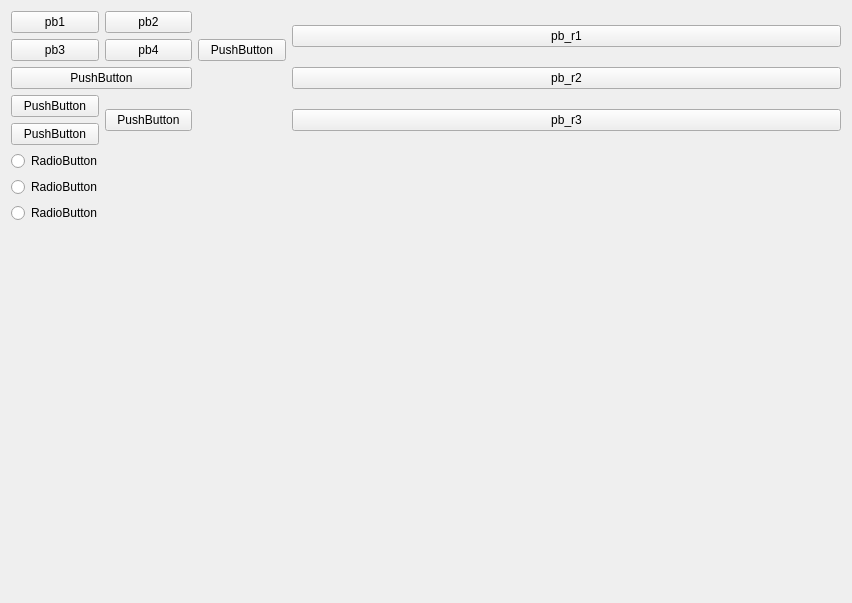
<?xml version="1.0" encoding="UTF-8"?>
<ui version="4.0">
 <class>Form</class>
 <widget class="QWidget" name="Form">
  <property name="geometry">
   <rect>
    <x>0</x>
    <y>0</y>
    <width>852</width>
    <height>603</height>
   </rect>
  </property>
  <property name="windowTitle">
   <string>Form</string>
  </property>
  <layout class="QGridLayout" name="gridLayout">
   <item row="0" column="0">
    <layout class="QVBoxLayout" name="verticalLayout_3" stretch="3,1">
     <item>
      <layout class="QHBoxLayout" name="horizontalLayout_top" stretch="1,2">
       <item>
        <layout class="QGridLayout" name="gridLayout_top_left" columnstretch="0,0,0">
         <item row="3" column="0">
          <widget class="QPushButton" name="pushButton_2">
           <property name="text">
            <string>PushButton</string>
           </property>
          </widget>
         </item>
         <item row="2" column="0" colspan="2">
          <widget class="QPushButton" name="pushButton">
           <property name="text">
            <string>PushButton</string>
           </property>
          </widget>
         </item>
         <item row="0" column="0">
          <widget class="QPushButton" name="pb1">
           <property name="text">
            <string>pb1</string>
           </property>
          </widget>
         </item>
         <item row="1" column="1">
          <widget class="QPushButton" name="pb4">
           <property name="text">
            <string>pb4</string>
           </property>
          </widget>
         </item>
         <item row="0" column="1">
          <widget class="QPushButton" name="pb2">
           <property name="text">
            <string>pb2</string>
           </property>
          </widget>
         </item>
         <item row="1" column="0">
          <widget class="QPushButton" name="pb3">
           <property name="text">
            <string>pb3</string>
           </property>
          </widget>
         </item>
         <item row="4" column="0">
          <widget class="QPushButton" name="pushButton_3">
           <property name="text">
            <string>PushButton</string>
           </property>
          </widget>
         </item>
         <item row="3" column="1" rowspan="2">
          <widget class="QPushButton" name="pushButton_4">
           <property name="text">
            <string>PushButton</string>
           </property>
          </widget>
         </item>
         <item row="0" column="2" rowspan="3">
          <widget class="QPushButton" name="pushButton_5">
           <property name="text">
            <string>PushButton</string>
           </property>
          </widget>
         </item>
        </layout>
       </item>
       <item>
        <layout class="QVBoxLayout" name="verticalLayout_top_right" stretch="0,0,0">
         <item>
          <widget class="QPushButton" name="pb_r1">
           <property name="text">
            <string>pb_r1</string>
           </property>
          </widget>
         </item>
         <item>
          <widget class="QPushButton" name="pb_r2">
           <property name="text">
            <string>pb_r2</string>
           </property>
          </widget>
         </item>
         <item>
          <widget class="QPushButton" name="pb_r3">
           <property name="text">
            <string>pb_r3</string>
           </property>
          </widget>
         </item>
        </layout>
       </item>
      </layout>
     </item>
     <item>
      <layout class="QFormLayout" name="formLayout_bottom">
       <item row="0" column="0">
        <widget class="QRadioButton" name="radioButton">
         <property name="text">
          <string>RadioButton</string>
         </property>
        </widget>
       </item>
       <item row="1" column="0">
        <widget class="QRadioButton" name="radioButton_2">
         <property name="text">
          <string>RadioButton</string>
         </property>
        </widget>
       </item>
       <item row="2" column="0">
        <widget class="QRadioButton" name="radioButton_3">
         <property name="text">
          <string>RadioButton</string>
         </property>
        </widget>
       </item>
      </layout>
     </item>
    </layout>
   </item>
  </layout>
 </widget>
 <resources/>
 <connections/>
</ui>
